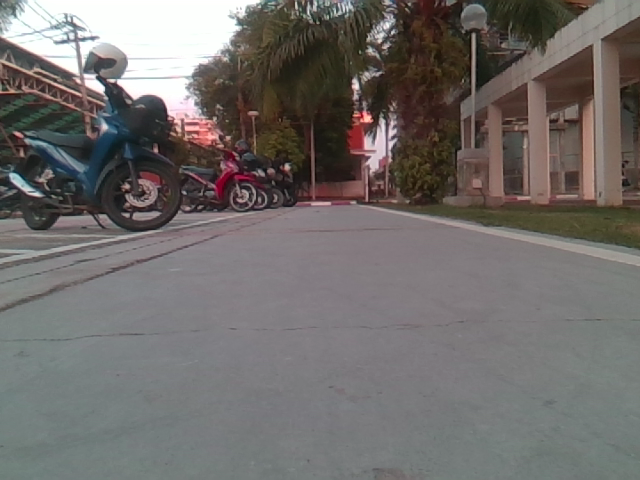
#> input picture Palm/Perspective_transformation/1978.png, 640 x 480 px
$ jupyter execute main_img.ipynb
#> lines starting #> are read from the running program, lines starting #| are printed output that depends on the picture
[cell 1]
import cv2
import numpy as np
import matplotlib.pyplot as plt

[cell 2]
pic = cv2.imread("1978.png")
#> pic is the input picture: shape (480, 640, 3); mean B, G, R 106.5, 108.5, 112.6
pic_RGB = cv2.cvtColor(pic,cv2.COLOR_BGR2RGB)
plt.imshow(pic_RGB)

[cell 3]
# [4 lines of commented-out code are left out]
origin_points = [[200,200],[440,200],[0,240],[640,240]]
target_points = [[0,0],[350,0],[0,400],[350,400]]

M1 = cv2.getPerspectiveTransform(np.float32(origin_points),np.float32(target_points))
print(M1)

res = cv2.warpPerspective(pic_RGB,M1,(350,400))
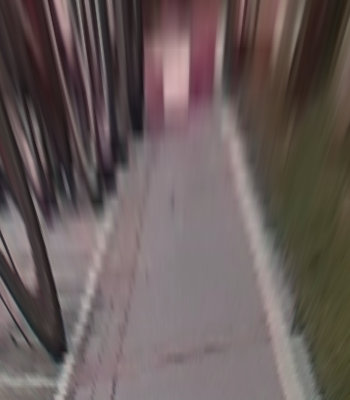
#> res: shape (400, 350, 3); mean R, G, B 103.9, 91.7, 90.4

plt.imshow(res)

[cell 4]
depth = cv2.imread("1078.png")
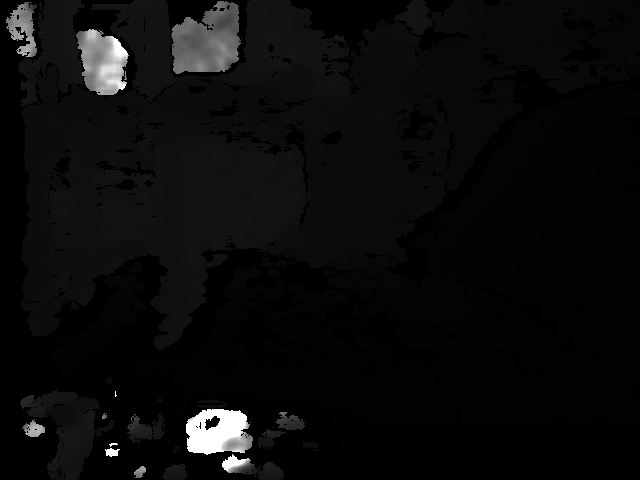
#> input picture Palm/Perspective_transformation/1078.png, 640 x 480 px
#> depth is the input picture: shape (480, 640, 3); min 0, max 255, mean 11.5
plt.imshow(depth)

[cell 5]
depth_colormap = cv2.applyColorMap(cv2.convertScaleAbs(depth, alpha=0.7), cv2.COLORMAP_JET)
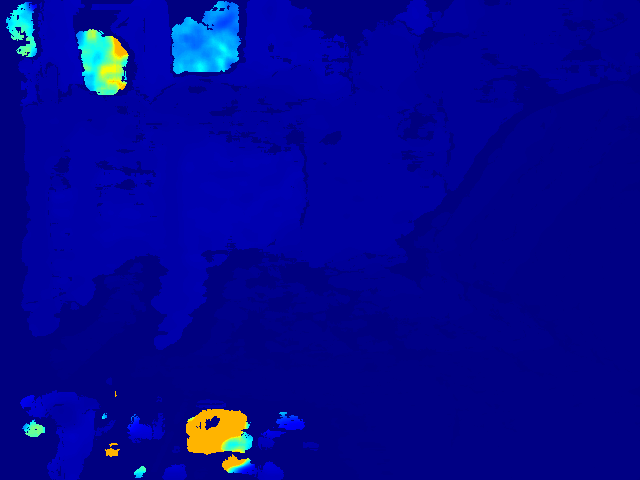
#> depth_colormap: shape (480, 640, 3); mean B, G, R 146.3, 6.7, 2.9
depthmap_RGB = cv2.cvtColor(depth_colormap,cv2.COLOR_BGR2RGB)
plt.imshow(depthmap_RGB)
